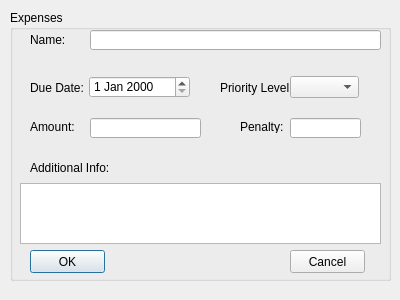
<?xml version="1.0" encoding="UTF-8"?>
<ui version="4.0">
 <class>expensesDialog</class>
 <widget class="QDialog" name="expensesDialog">
  <property name="geometry">
   <rect>
    <x>0</x>
    <y>0</y>
    <width>400</width>
    <height>300</height>
   </rect>
  </property>
  <property name="windowTitle">
   <string>Expense Info</string>
  </property>
  <property name="windowIcon">
   <iconset>
    <normaloff>cake_heap_icon.gif</normaloff>cake_heap_icon.gif</iconset>
  </property>
  <widget class="QGroupBox" name="ExpensesBox">
   <property name="geometry">
    <rect>
     <x>10</x>
     <y>10</y>
     <width>381</width>
     <height>271</height>
    </rect>
   </property>
   <property name="title">
    <string>Expenses</string>
   </property>
   <widget class="QLineEdit" name="nameLineEdit">
    <property name="geometry">
     <rect>
      <x>80</x>
      <y>20</y>
      <width>291</width>
      <height>20</height>
     </rect>
    </property>
   </widget>
   <widget class="QLabel" name="nameLabel">
    <property name="geometry">
     <rect>
      <x>20</x>
      <y>23</y>
      <width>46</width>
      <height>13</height>
     </rect>
    </property>
    <property name="text">
     <string>Name:</string>
    </property>
   </widget>
   <widget class="QLabel" name="dueDateLabel">
    <property name="geometry">
     <rect>
      <x>20</x>
      <y>70</y>
      <width>61</width>
      <height>16</height>
     </rect>
    </property>
    <property name="text">
     <string>Due Date:</string>
    </property>
   </widget>
   <widget class="QLabel" name="priorityLevelLabel">
    <property name="geometry">
     <rect>
      <x>210</x>
      <y>68</y>
      <width>71</width>
      <height>20</height>
     </rect>
    </property>
    <property name="text">
     <string>Priority Level:</string>
    </property>
   </widget>
   <widget class="QLabel" name="amountLabel">
    <property name="geometry">
     <rect>
      <x>20</x>
      <y>110</y>
      <width>46</width>
      <height>13</height>
     </rect>
    </property>
    <property name="text">
     <string>Amount:</string>
    </property>
   </widget>
   <widget class="QLabel" name="penaltyLabel">
    <property name="geometry">
     <rect>
      <x>230</x>
      <y>110</y>
      <width>46</width>
      <height>13</height>
     </rect>
    </property>
    <property name="text">
     <string>Penalty:</string>
    </property>
   </widget>
   <widget class="QDateEdit" name="dueDateEdit">
    <property name="geometry">
     <rect>
      <x>79</x>
      <y>66</y>
      <width>101</width>
      <height>22</height>
     </rect>
    </property>
   </widget>
   <widget class="QComboBox" name="priorityLevelComboBox">
    <property name="geometry">
     <rect>
      <x>280</x>
      <y>66</y>
      <width>69</width>
      <height>22</height>
     </rect>
    </property>
   </widget>
   <widget class="QLineEdit" name="penaltyLineEdit">
    <property name="geometry">
     <rect>
      <x>280</x>
      <y>108</y>
      <width>71</width>
      <height>20</height>
     </rect>
    </property>
   </widget>
   <widget class="QLineEdit" name="amountLineEdit">
    <property name="geometry">
     <rect>
      <x>80</x>
      <y>108</y>
      <width>111</width>
      <height>20</height>
     </rect>
    </property>
   </widget>
   <widget class="QTextEdit" name="additionalInfoTextEdit">
    <property name="geometry">
     <rect>
      <x>10</x>
      <y>173</y>
      <width>361</width>
      <height>61</height>
     </rect>
    </property>
   </widget>
   <widget class="QLabel" name="additionalInfoLabel">
    <property name="geometry">
     <rect>
      <x>20</x>
      <y>150</y>
      <width>101</width>
      <height>16</height>
     </rect>
    </property>
    <property name="text">
     <string>Additional Info:</string>
    </property>
   </widget>
   <widget class="QPushButton" name="okButton">
    <property name="geometry">
     <rect>
      <x>20</x>
      <y>240</y>
      <width>75</width>
      <height>23</height>
     </rect>
    </property>
    <property name="text">
     <string>OK</string>
    </property>
   </widget>
   <widget class="QPushButton" name="cancelButton">
    <property name="geometry">
     <rect>
      <x>280</x>
      <y>240</y>
      <width>75</width>
      <height>23</height>
     </rect>
    </property>
    <property name="text">
     <string>Cancel</string>
    </property>
   </widget>
  </widget>
 </widget>
 <resources/>
 <connections/>
</ui>
